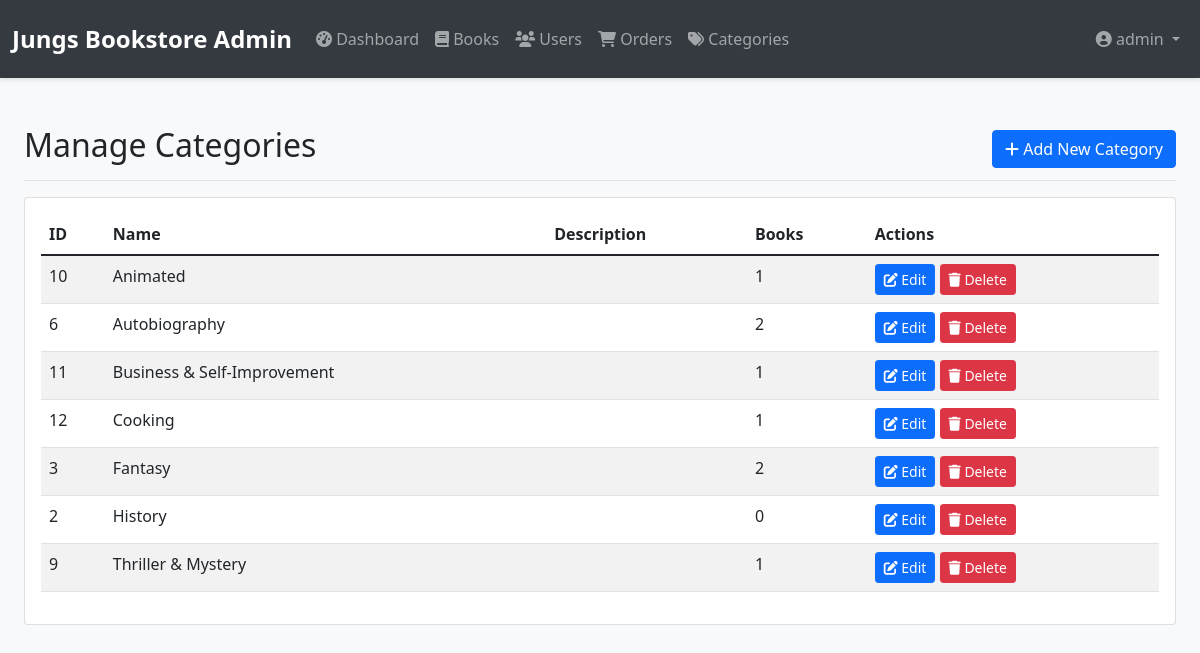
Screenshot of /admin/categories.php (signed in) with the database file from the repository.
### tables this page shows
CREATE TABLE `categories` (
  `id` int(11) NOT NULL,
  `name` varchar(50) NOT NULL,
  `description` text DEFAULT NULL,
  `created_at` timestamp NOT NULL DEFAULT current_timestamp()
);

### admin/categories.php (the view, shortened to what this page needs)
<?php
require_once '../config/database.php';
include 'includes/header.php';
$sql = "SELECT c.*, COUNT(b.id) as book_count
        FROM categories c
        LEFT JOIN books b ON c.id = b.category_id
        GROUP BY c.id
        ORDER BY c.name";
$categories = mysqli_query($conn, $sql);
?>
<div class="container-fluid">
    <div class="row">
        <main class="col-12 px-md-4">
            <div class="d-flex justify-content-between flex-wrap flex-md-nowrap align-items-center pt-3 pb-2 mb-3 border-bottom">
                <h1 class="h2">Manage Categories</h1>
                <button type="button" class="btn btn-primary" data-bs-toggle="modal" data-bs-target="#addCategoryModal">
                    <i class="fas fa-plus"></i> Add New Category
                </button>
            </div>
            <div class="card">
                <div class="card-body">
                    <div class="table-responsive">
                        <table class="table table-striped">
                            <thead>
                                <tr>
                                    <th>ID</th>
                                    <th>Name</th>
                                    <th>Description</th>
                                    <th>Books</th>
                                    <th>Actions</th>
                                </tr>
                            </thead>
                            <tbody>
                                <?php while ($category = mysqli_fetch_assoc($categories)): ?>
                                    <tr>
                                        <td><?php echo $category['id']; ?></td>
                                        <td><?php echo htmlspecialchars($category['name']); ?></td>
                                        <td><?php echo htmlspecialchars($category['description']); ?></td>
                                        <td><?php echo $category['book_count']; ?></td>
                                        <td>
                                            <button type="button" class="btn btn-sm btn-primary"
                                                    onclick="editCategory(<?php echo $category['id']; ?>, '<?php echo htmlspecialchars($category['name']); ?>', '<?php echo htmlspecialchars($category['description']); ?>')">
                                                <i class="fas fa-edit"></i> Edit
                                            </button>
                                            <button type="button" class="btn btn-sm btn-danger"
                                                    onclick="confirmDelete(<?php echo $category['id']; ?>)">
                                                <i class="fas fa-trash"></i> Delete
                                            </button>
                                        </td>
                                    </tr>
                                <?php endwhile; ?>
                            </tbody>
                        </table>
                    </div>
                </div>
            </div>
        </main>
    </div>
</div>
</body>
</html>

### assets/css/style.css (style rules this page uses)
body { min-height: 100vh; display: flex; flex-direction: column; background-color: #f8f9fa; }
.btn-primary { background-color: #0d6efd; border-color: #0d6efd; }

### rows the page displays
categories: id "10", name "Animated", book_count "1"
categories: id "6", name "Autobiography", book_count "2"
categories: id "11", name "Business & Self-Improvement", book_count "1"
categories: id "12", name "Cooking", book_count "1"
categories: id "3", name "Fantasy", book_count "2"
categories: id "2", name "History", book_count "0"
categories: id "9", name "Thriller & Mystery", book_count "1"

### other values shown
$_SESSION['username'] "admin"
